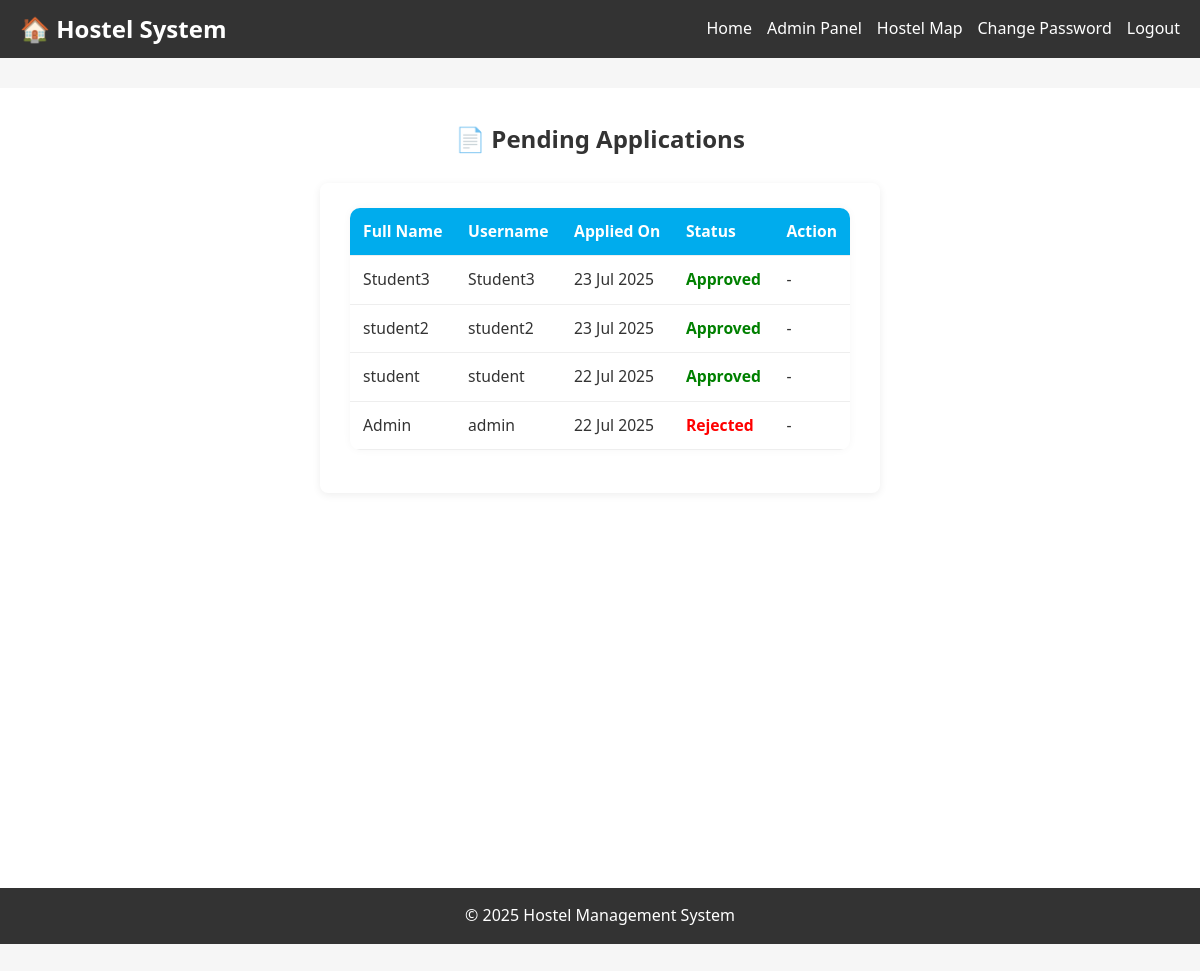
The app's page /Hostel-Management/admin/applications.php (signed in) with its own data.
### tables this page shows
CREATE TABLE IF NOT EXISTS `applications` (
  `application_id` int NOT NULL AUTO_INCREMENT,
  `student_id` int NOT NULL,
  `apply_date` timestamp NULL DEFAULT CURRENT_TIMESTAMP,
  `status` enum('pending','approved','rejected') DEFAULT 'pending',
  PRIMARY KEY (`application_id`),
  KEY `student_id` (`student_id`)
);

CREATE TABLE IF NOT EXISTS `users` (
  `id` int NOT NULL AUTO_INCREMENT,
  `username` varchar(50) NOT NULL,
  `password` varchar(255) NOT NULL,
  `email` varchar(100) NOT NULL,
  `full_name` varchar(100) NOT NULL,
  `role` enum('admin','student') NOT NULL DEFAULT 'student',
  `created_at` timestamp NULL DEFAULT CURRENT_TIMESTAMP,
  PRIMARY KEY (`id`),
  UNIQUE KEY `username` (`username`),
  UNIQUE KEY `email` (`email`)
);

### Hostel-Management/admin/applications.php (the view, shortened to what this page needs)
<?php
include '../includes/config.php';
$stmt = $pdo->query("
    SELECT a.application_id, u.full_name, u.username, a.apply_date, a.status
    FROM applications a
    JOIN users u ON a.student_id = u.id
    ORDER BY a.apply_date DESC
");
$applications = $stmt->fetchAll();
?>
<?php include '../includes/header.php'; ?>
<div class="container">
    <h2>📄 Pending Applications</h2>
    <div class="card" style="    max-width: max-content;">
        <table class="styled-table">
            <thead>
                <tr>
                    <th>Full Name</th>
                    <th>Username</th>
                    <th>Applied On</th>
                    <th>Status</th>
                    <th>Action</th>
                </tr>
            </thead>
            <tbody>
                <?php foreach ($applications as $app): ?>
                    <tr>
                        <td><?= htmlspecialchars($app['full_name']) ?></td>
                        <td><?= htmlspecialchars($app['username']) ?></td>
                        <td><?= date('d M Y', strtotime($app['apply_date'])) ?></td>
                        <td>
                            <?php if ($app['status'] == 'pending'): ?>
                                <span class="status-pending">Pending</span>
                            <?php elseif ($app['status'] == 'approved'): ?>
                                <span class="status-approved">Approved</span>
                            <?php else: ?>
                                <span class="status-rejected">Rejected</span>
                            <?php endif; ?>
                        </td>
                        <td>
                            <?php if ($app['status'] === 'pending'): ?>
                                <form method="POST" style="display:inline;">
                                    <input type="hidden" name="app_id" value="<?= $app['application_id'] ?>">
                                    <button type="submit" name="action" value="approved" class="btn btn-success btn-small">Approve</button>
                                    <button type="submit" name="action" value="rejected" class="btn btn-danger btn-small">Reject</button>
                                </form>
                            <?php else: ?>
                                -
                            <?php endif; ?>
                        </td>
                    </tr>
                <?php endforeach; ?>
            </tbody>
        </table>
    </div>
</div>
<?php include '../includes/footer.php'; ?>

### Hostel-Management/assets/style.css (style rules this page uses)
:root { --primary-color: #3498db; --secondary-color: #2ecc71; --danger-color: #e74c3c; --warning-color: #f39c12; --dark-color: #2c3e50; --light-color: #ecf0f1; --gray-color: #95a5a6; }
* { margin: 0; padding: 0; box-sizing: border-box; font-family: 'Segoe UI', Tahoma, Geneva, Verdana, sans-serif; }
body { background-color: #f5f5f5; color: #333; line-height: 1.6; }
.container { max-width: 1200px; width: 100%; margin: 0 auto; background: #fff; border-radius: 0; box-shadow: none; padding: 32px 24px; min-height: 100vh; box-sizing: border-box; overflow-x: hidden; }
html, body { height: 100%; margin: 0; padding: 0; }
body { min-height: 100vh; display: flex; flex-direction: column; font-family: Arial, sans-serif; background: #f6f6f6; }
.card { width: 100%; max-width: 900px; margin: 0 auto; background: #f7fafc; border-radius: 10px; box-shadow: 0 2px 8px rgba(0,0,0,0.04); padding: 18px 16px; margin-bottom: 0; display: flex; flex-direction: column; align-items: stretch; }
.status-approved { color: var(--secondary-color); font-weight: bold; }
.status-rejected { color: var(--danger-color); font-weight: bold; }
h2, h3 { text-align: center; margin-bottom: 24px; }
.styled-table { width: 100%; border-collapse: collapse; margin-bottom: 18px; background-color: white; border-radius: 10px; overflow: hidden; box-shadow: 0 0 8px rgba(0,0,0,0.04); font-size: 0.98em; }
.styled-table th, .styled-table td { padding: 0.7rem 0.8rem; text-align: left; border-bottom: 1px solid #eee; }
.styled-table thead { background-color: #00aced; color: white; }

### Hostel-Management/includes/header.php (style rules this page uses)
html, body { height: 100%; margin: 0; padding: 0; }
body { min-height: 100vh; display: flex; flex-direction: column; font-family: Arial, sans-serif; background: #f6f6f6; }
.card { background: #fff; border-radius: 8px; box-shadow: 0 2px 8px rgba(0,0,0,0.07); padding: 25px 30px; min-width: 260px; max-width: 300px; flex: 1 1 260px; display: flex; flex-direction: column; align-items: flex-start; margin-bottom: 20px; }
.status-approved { color: green; }
.status-rejected { color: red; }

### records on screen
applications: users.full_name "Student3", users.username "Student3", apply_date "23 Jul 2025", status "Approved"
applications: users.full_name "student2", users.username "student2", apply_date "23 Jul 2025", status "Approved"
applications: users.full_name "student", users.username "student", apply_date "22 Jul 2025", status "Approved"
applications: users.full_name "Admin", users.username "admin", apply_date "22 Jul 2025", status "Rejected"
